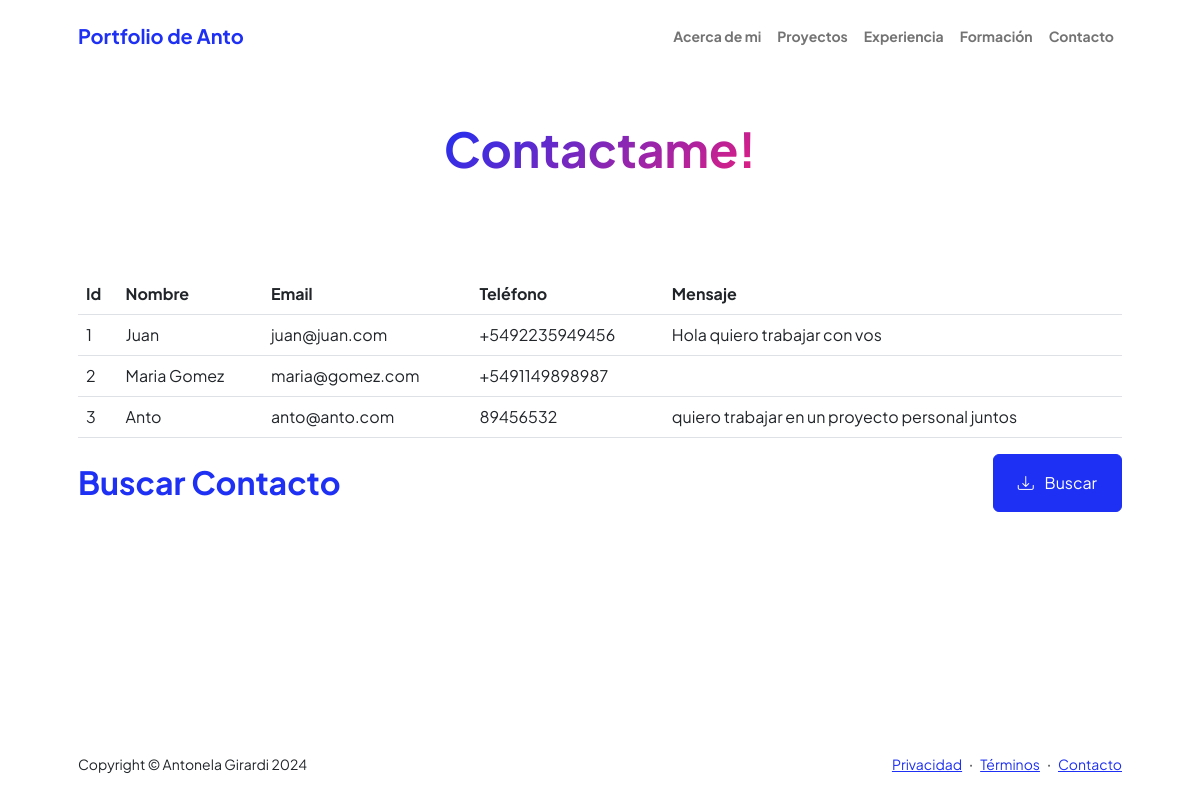
The app's page /contacto_list/ with its own data.
### personal/models.py (models this page shows)
class Contacto(models.Model):
    nombre = models.CharField(max_length=50)
    email = models.EmailField()
    telefono = models.CharField(max_length=12)
    mensaje = models.CharField(max_length=300)

### personal/views.py (the view)
# urls.py: path('contacto_list/', contacto_list, name="contacto_list"),
def contacto_list(request):
    contexto = {"contacto_list": Contacto.objects.all()}
    return render(request, "personal/contacto_list.html", contexto)

### personal/templates/personal/contacto_list.html
{% extends 'personal/contacto.html' %}
{% block contactocontenido %}
<table class="table table-hover">
    <thead>
        <tr>
            <th scope="col">Id</th>
            <th scope="col">Nombre</th>
            <th scope="col">Email</th>
            <th scope="col">Teléfono</th>
            <th scope="col">Mensaje</th>
        </tr>
    </thead>
    <tbody>
        {% for c in contacto_list %}
        <tr>
            <td>{{c.id}}</td>
            <td>{{c.nombre}}</td>
            <td>{{c.email}}</td>
            <td>{{c.telefono}}</td>
            <td>{{c.mensaje}}</td>
        </tr>
        {% endfor %}
    </tbody>
</table>
<div class="d-flex align-items-center justify-content-between mb-4">
    <h2 class="text-primary fw-bolder mb-0">Buscar Contacto</h2>
    <a class="btn btn-primary px-4 py-3" href="{% url 'buscar' %}">
        <div class="d-inline-block bi bi-download me-2"></div>
        Buscar
    </a>
</div>
  {% endblock contactocontenido %}

### records on screen
Contacto: id "1", nombre "Juan", email "juan@juan.com", telefono "+5492235949456", mensaje "Hola quiero trabajar con vos"
Contacto: id "2", nombre "Maria Gomez", email "maria@gomez.com", telefono "+5491149898987"
Contacto: id "3", nombre "Anto", email "anto@anto.com", telefono "89456532", mensaje "quiero trabajar en un proyecto personal juntos"
